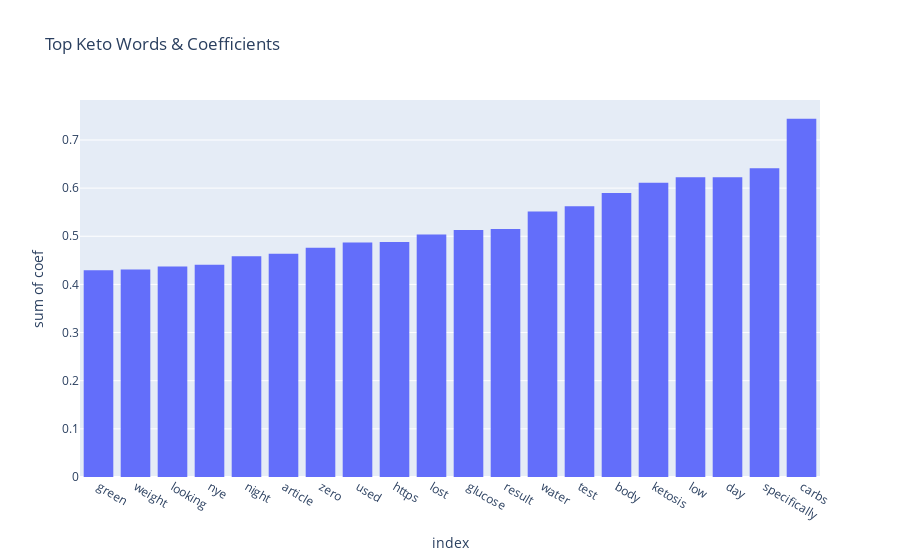

This figure's notebook cell:
### Code cell
topketo = coef_df.loc[coef_df['coef'].sort_values(ascending=True)[-21:-1].index]
px.histogram(data_frame=topketo, x=topketo.index, y='coef', title='Top Keto Words & Coefficients')

### Figure 1 — Plotly figure (JSON) as saved in the notebook; plotly's stock layout.template omitted (floating-point values rounded to 4 significant figures)
{"data": [{"alignmentgroup": "True", "bingroup": "x", "histfunc": "sum", "hovertemplate": "index=%{x}<br>sum of coef=%{y}<extra></extra>", "legendgroup": "", "marker": {"color": "#636efa", "pattern": {"shape": ""}}, "name": "", "offsetgroup": "", "orientation": "v", "showlegend": false, "type": "histogram", "x": ["green", "weight", "looking", "nye", "night", "article", "zero", "used", "https", "lost", "glucose", "result", "water", "test", "body", "ketosis", "low", "day", "specifically", "carbs"], "xaxis": "x", "y": [0.4294, 0.4311, 0.4374, 0.441, 0.4586, 0.4636, 0.4761, 0.4868, 0.4881, 0.5036, 0.5131, 0.5149, 0.5516, 0.5622, 0.5898, 0.611, 0.6223, 0.6223, 0.6413, 0.7439], "yaxis": "y"}], "layout": {"autosize": true, "barmode": "relative", "legend": {"tracegroupgap": 0}, "title": {"text": "Top Keto Words & Coefficients"}, "xaxis": {"anchor": "y", "autorange": true, "domain": [0, 1], "range": [-0.5, 19.5], "title": {"text": "index"}, "type": "category"}, "yaxis": {"anchor": "x", "autorange": true, "domain": [0, 1], "range": [0, 0.783], "title": {"text": "sum of coef"}, "type": "linear"}}}
